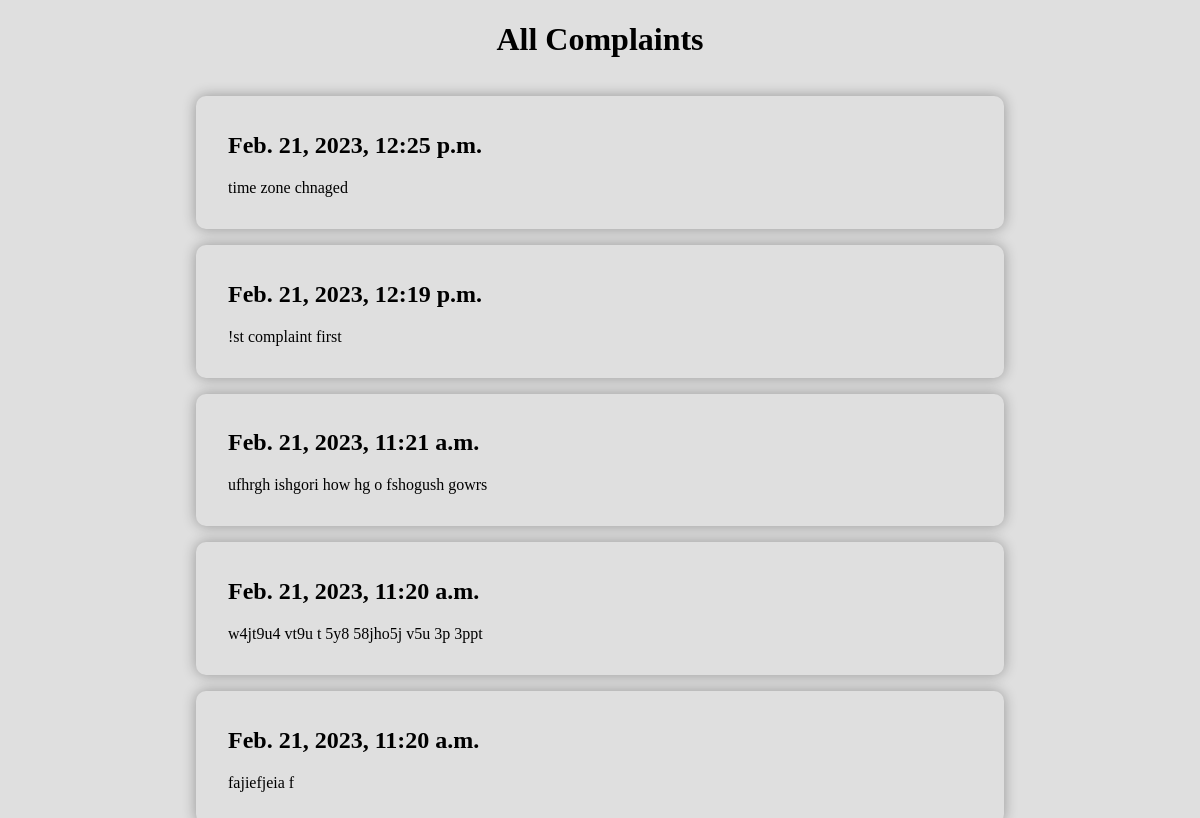
The app's page /association/complaints/ with its own data.
### association/models.py (models this page shows, shortened)
class Complaint(models.Model):
    complaint_desc = models.CharField(max_length=2000)
    issued_date = models.DateTimeField()
    resolved_date = models.DateTimeField(null=True)

### association/views.py (the view, shortened to what this page needs)
# urls.py: path('complaints/', views.complaints.as_view(), name='complaints'),
class complaints(View):
    def get(self, request):
        complaints = Complaint.objects.all().order_by('-id')
        return render(request, 'association/complaints.html', {
            "complaints": complaints
        })

### association/templates/association/complaints.html (shortened to what this page needs)
{% extends 'associationbase.html' %}
{% load static %}
{% block cssfiles %}
    <link rel="stylesheet" href="{% static 'association/complaints.css' %}">
{% endblock cssfiles %}
{% block body %}
    <main>
        <h1>All Complaints</h1>
        <div class="complaints">
            {% for complaint in complaints %}
                <div class="complaint">
                    <h2> {{ complaint.issued_date }} </h2>
                    <p>{{ complaint.complaint_desc }}</p>
                </div>
            {% endfor %}
        </div>
    </main>
{% endblock body %}

### static/associationbase.css (style rules this page uses)
body { margin: 0; background-color: #dfdfdf; }

### association/static/association/complaints.css (style rules this page uses)
main { display: flex; flex-direction: column; align-items: center; }
.complaints { width: 70%; }
.complaint { border-radius: 10px; box-shadow: 0px 0px 14px 0px rgba(0,0,0,0.33); padding: 1rem 2rem; margin: 1rem; }

### records on screen
Complaint: issued_date "Feb. 21, 2023, 12:25 p.m.", complaint_desc "time zone chnaged"
Complaint: issued_date "Feb. 21, 2023, 12:19 p.m.", complaint_desc "!st complaint first"
Complaint: issued_date "Feb. 21, 2023, 11:21 a.m.", complaint_desc "ufhrgh ishgori how hg o fshogush gowrs"
Complaint: issued_date "Feb. 21, 2023, 11:20 a.m.", complaint_desc "w4jt9u4 vt9u t 5y8 58jho5j v5u 3p 3ppt"
Complaint: issued_date "Feb. 21, 2023, 11:20 a.m.", complaint_desc "fajiefjeia f"
